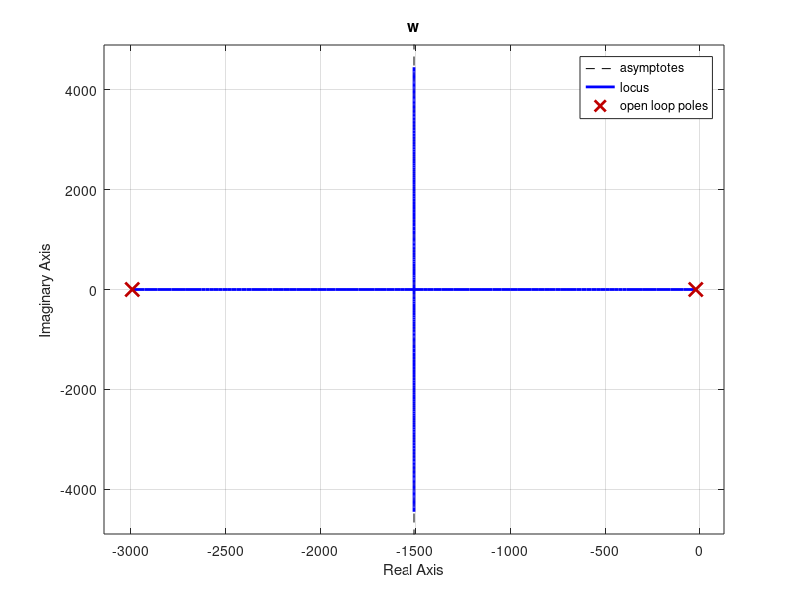
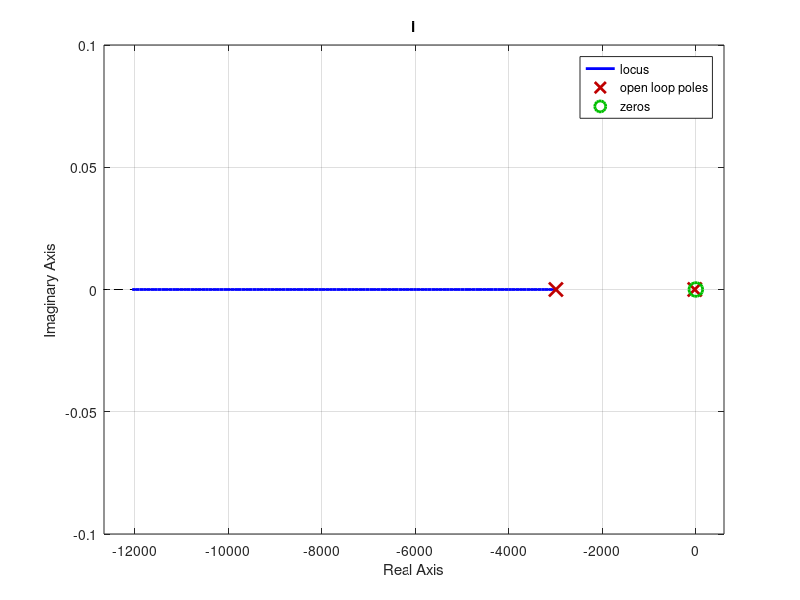
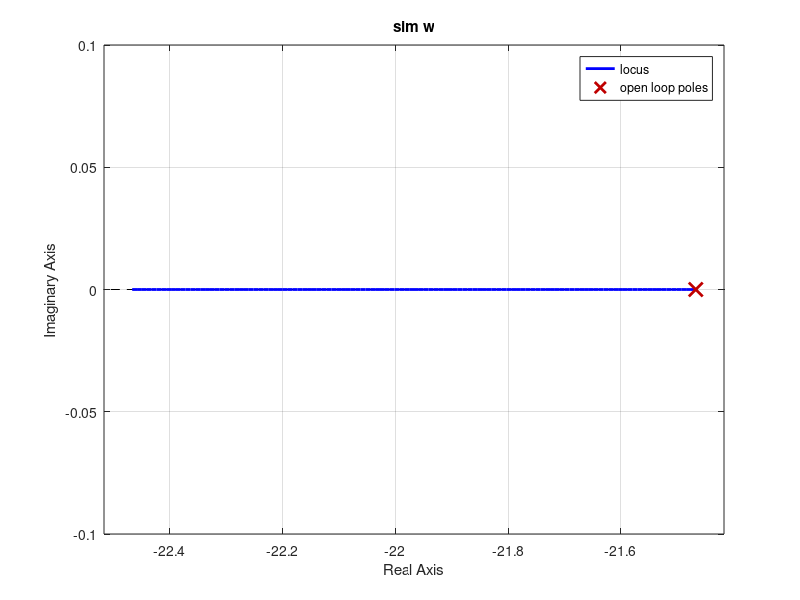
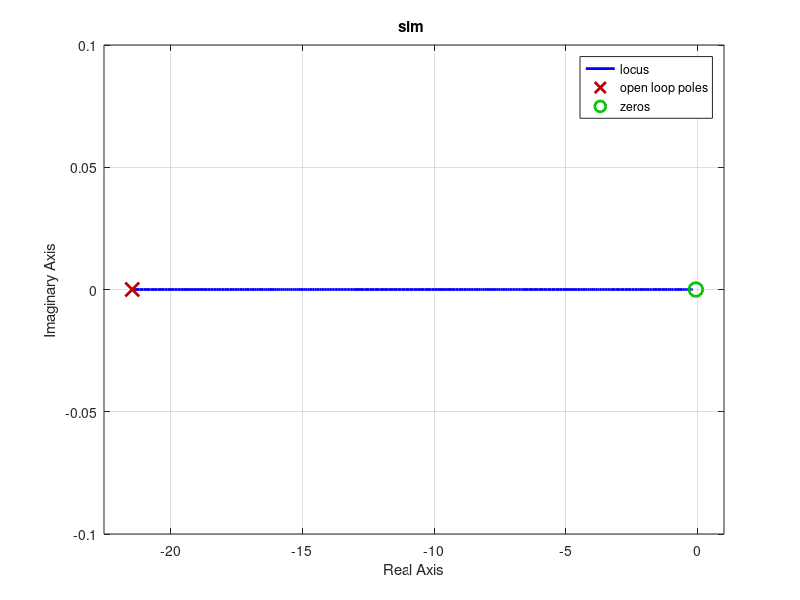

MATLAB code for these plots, in order:
clear all; clc; close all; 

R=0.22;
K2=2.53*10^(-3); %Backconstans
C=7.72*10^(-7);
L=73*10^(-6);
J=1.3*10^(-5);
Kt=24.2*10^(-3); %Torque c
U=24;
TL = 0;%2635e-3;
reference_rpm_task3 = 12;

tfwa = [-TL*L,-TL*R+U*Kt];
tfwb = U.*[L*J, R*J+C*L, C*R+K2*Kt];

tfia = [U*J, U*C+K2*TL];
tfib = U.*[L*J, R*J+C*L, C*R+K2*Kt];

tf_w = tf(tfwa, tfwb);
tf_i = tf(tfia, tfib);

sim_w = tf([-TL*R+U*Kt], U.*[R*J, C*R+K2*Kt]);
sim_i = tf([U*J, U*C+K2*TL], U.*[R*J, C*R+K2*Kt]);


figure(1);
rlocus(tf_w);
title("w");


figure(2);
rlocus(tf_i);
title("i");

figure(3)
rlocus(sim_w);
title("sim w");

figure(4)
rlocus(sim_i);
title("sim ")
